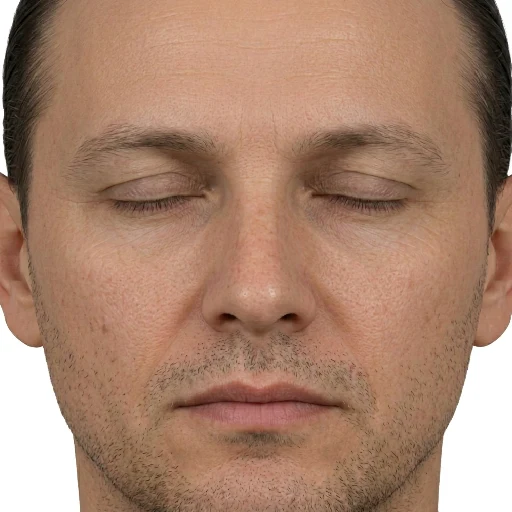
#> input picture app/art-source/npc-retro/pool/m1-1-blink.webp, 512 x 512 px, given in place of top-0.webp, which was not available
$ python gen-retro-avatar-textures.py
#> lines starting #> are read from the running program, lines starting #| are printed output that depends on the picture
#!/usr/bin/env python3
"""通用复古形象贴图（随机 NPC / 玩家 / 有名 NPC 共用池）：
art-source/npc-retro/pool/<g><k>-<v>-{face,blink[,smile,serious,sleepy]}.webp（512，已按统一构图规范化：眼线 v≈0.368、嘴 v≈0.775、两眼 u≈0.31/0.69）
art-source/npc-retro/cloth/{top-0..7,pants,hair}.webp（中性浅灰，运行时用顶点色染色）
→ public/textures/npc-retro/pool/<g><k>-<v>/{neutral,neutral-blink,smile,smile-blink,serious,serious-blink,sleepy,sleepy-blink}.png（128²）
→ public/textures/npc-retro/cloth/{top-0..7,pants-0..5,hair-straight|crop|curly|dreads}.png
· 表情 = 只把编辑图的眼/眉/嘴条带羽化贴回原脸（身份、肤色不变）；闭眼 = 原闭眼图的眼部窄条贴到对应表情脸上。
· 脸图外缘残留的纯白/灰背景（低饱和、比肤色亮）替换成同行肤色中位数。
· v79：顶部两角/顶边残留的源照片头发与下颌两侧白边用周围皮肤修补（retro_face_clean.py），
  因为运行时发色由发壳染色，脸图里不能带任何固定颜色的头发；原发区记入 PNG 的 alpha 通道
  （0 = 发区），retroNpc 脸材质在那里按角色发色着色（光头 / 无脸时当皮肤）。
用法：python3 scripts/gen-retro-avatar-textures.py
"""
import os
import sys
import numpy as np
from PIL import Image
sys.path.insert(0, os.path.dirname(os.path.abspath(__file__)))
from retro_face_clean import clean_face, hair_alpha, clean_face_smooth, pool_hairline_alpha  # 去掉脸图角落残留的源照片头发与下颌白边（v82：池脸改用平滑发际线 + 皮肤纹理修补）

ROOT = os.path.dirname(os.path.dirname(os.path.abspath(__file__)))
SRC = os.path.join(ROOT, 'art-source', 'npc-retro')
OUT = os.path.join(ROOT, 'public', 'textures', 'npc-retro')
S = 128

RAW = {}
# [21 lines left out: functions load, fix_bg, not called in this run]

def band(n, lo, hi, f=0.025, xl=0.0, xh=1.0):
    ys, xs = (np.mgrid[0:n, 0:n] + 0.5) / n
    wy = np.clip(np.minimum(ys - lo, hi - ys) / f + 0.5, 0, 1)
    wx = np.clip(np.minimum(xs - xl, xh - xs) / f + 0.5, 0, 1)
    return (wy * wx)[:, :, None]

def mix(a, b, w):
    return a * (1 - w) + b * w

ALPHA = None  # 当前脸的发区 alpha（512），small() 时并入 A 通道
# [6 lines left out: function small, not called in this run]

N = 512
EYE_STRIP = band(N, 0.31, 0.43, 0.02, 0.08, 0.92)
EXPR = {
    'smile': band(N, 0.64, 0.9, 0.04, 0.16, 0.84),
    'serious': np.maximum(band(N, 0.22, 0.44, 0.03, 0.08, 0.92), band(N, 0.66, 0.88, 0.03, 0.2, 0.8)),
    'sleepy': band(N, 0.26, 0.45, 0.03, 0.08, 0.92),
}
pool = sorted({f[:4] for f in os.listdir(os.path.join(SRC, 'pool')) if f.endswith('-face.webp')})
for n in pool:
    d = os.path.join(OUT, 'pool', n); os.makedirs(d, exist_ok=True)
    face = fix_bg(load(os.path.join(SRC, 'pool', f'{n}-face.webp'), True))
    ALPHA = pool_hairline_alpha(RAW[os.path.join(SRC, 'pool', f'{n}-face.webp')], seed=sum(map(ord, n)))
    blink = fix_bg(load(os.path.join(SRC, 'pool', f'{n}-blink.webp'), True))
    small(face).save(os.path.join(d, 'neutral.png'))
    small(mix(face, blink, EYE_STRIP)).save(os.path.join(d, 'neutral-blink.png'))
    for e, w in EXPR.items():
        p = os.path.join(SRC, 'pool', f'{n}-{e}.webp')
        if not os.path.exists(p):
            continue
        ef = mix(face, fix_bg(load(p, True)), w)
        small(ef).save(os.path.join(d, f'{e}.png'))
        small(mix(ef, blink, EYE_STRIP)).save(os.path.join(d, f'{e}-blink.png'))
    print('face', n)

# ---------- v79：有名 NPC 专属脸（每人一张，不再与随机 NPC 共用池脸）----------
# art-source/npc-retro/named/<id>-face.webp（512，同一构图）→ public/textures/npc-retro/named/<id>/{neutral,neutral-blink}.png
# 闭眼由原图合成：眼裂椭圆内换成上眼睑皮肤（取眼上方同列像素），下缘画一道睫毛线，边缘羽化。
EYES = [(0.312, 0.38), (0.692, 0.38)]
# [20 lines left out: function synth_blink, not called in this run]

NAMED = os.path.join(SRC, 'named')
if os.path.isdir(NAMED):
    ids = sorted(f[:-10] for f in os.listdir(NAMED) if f.endswith('-face.webp'))
    for nid in ids:
        d = os.path.join(OUT, 'named', nid); os.makedirs(d, exist_ok=True)
        face = fix_bg(load(os.path.join(NAMED, f'{nid}-face.webp')))
        ALPHA = hair_alpha(RAW[os.path.join(NAMED, f'{nid}-face.webp')])
        small(face).save(os.path.join(d, 'neutral.png'))
        small(mix(face, synth_blink(face), EYE_STRIP)).save(os.path.join(d, 'neutral-blink.png'))
    with open(os.path.join(ROOT, 'src', 'game', 'renderer', 'retroNamedFaces.ts'), 'w', encoding='utf-8') as fh:
        fh.write('// 自动生成（scripts/gen-retro-avatar-textures.py）：拥有专属脸图的有名 NPC id。\n')
        fh.write('// 贴图 public/textures/npc-retro/named/<id>/{neutral,neutral-blink}.png；来源与提示词见 art-source/npc-retro/manifest.json → named。\n')
        fh.write('export const RETRO_NAMED_FACE_IDS: ReadonlySet<string> = new Set([\n' + ''.join(f"  '{i}',\n" for i in ids) + '])\n')
    print('named faces', len(ids))
ALPHA = None

cd = os.path.join(OUT, 'cloth'); os.makedirs(cd, exist_ok=True)
for k in range(8):
    im = Image.open(os.path.join(SRC, 'cloth', f'top-{k}.webp')).convert('L').resize((S, S), Image.LANCZOS)
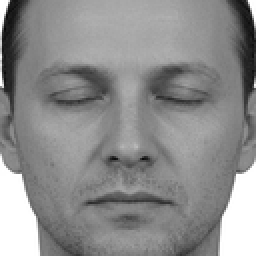
#> im: PIL image 128x128 L (shown 2 times larger); min 3, max 255, mean 140.3
    im.save(os.path.join(cd, f'top-{k}.png'))
#> pass 2 of the loop `for k in range(8):`:
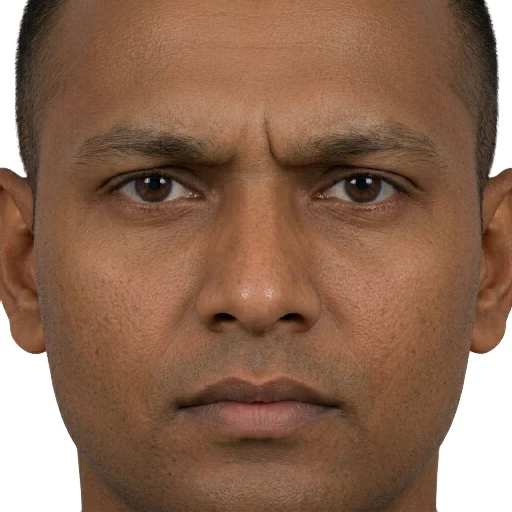
#> input picture app/art-source/npc-retro/pool/m3-0-serious.webp, 512 x 512 px, given in place of top-1.webp, which was not available
#> `im = Image.open(os.path.join(SRC, 'cloth', f'top-{k}.webp')).convert('..`:
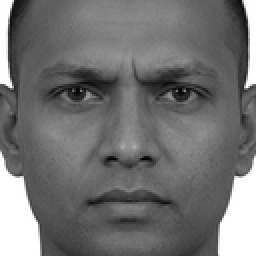
#> im: PIL image 128x128 L (shown 2 times larger); min 0, max 255, mean 113.6
#> (the run stopped early here; a loop or call above may not have finished)
